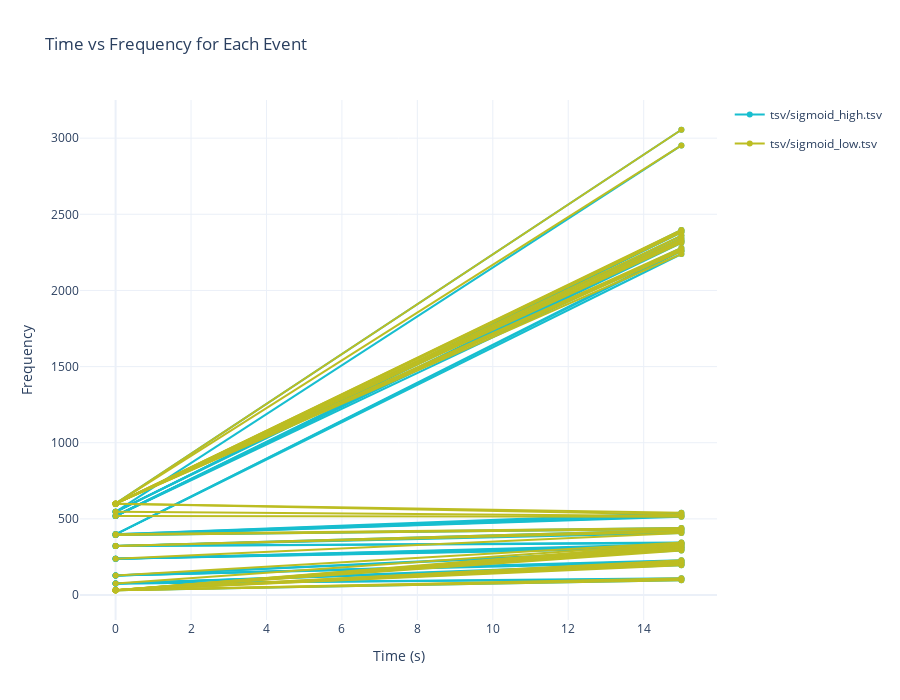

The notebook cell saved with this chart:
### Markdown cell above
2D visualization for tsv data with time domain

### Code cell
from py_scripts.multiplotter import plot_combined

plot_combined(files=['tsv/sigmoid_high.tsv', 'tsv/sigmoid_low.tsv'])

# use following syntax:
# files = ['file1.tsv']
# dfs = [df2]
# labels = ["Label for df2"]
# plot_combined(files=files, dfs=dfs, labels=labels)

### Figure 1 — Plotly figure (JSON) as saved in the notebook; plotly's stock layout.template omitted (floating-point values rounded to 4 significant figures)
{"data": [{"legendgroup": "tsv/sigmoid_high.tsv", "line": {"color": "#17becf", "width": 2}, "mode": "lines+markers", "name": "tsv/sigmoid_high.tsv", "showlegend": true, "type": "scatter", "x": [0, 15], "y": [31.25, 97.37]}, {"legendgroup": "tsv/sigmoid_high.tsv", "line": {"color": "#17becf", "width": 2}, "mode": "lines+markers", "name": "tsv/sigmoid_high.tsv", "showlegend": false, "type": "scatter", "x": [0, 15], "y": [75, 105.3]}, {"legendgroup": "tsv/sigmoid_high.tsv", "line": {"color": "#17becf", "width": 2}, "mode": "lines+markers", "name": "tsv/sigmoid_high.tsv", "showlegend": false, "type": "scatter", "x": [0, 15], "y": [75, 110.5]}, {"legendgroup": "tsv/sigmoid_high.tsv", "line": {"color": "#17becf", "width": 2}, "mode": "lines+markers", "name": "tsv/sigmoid_high.tsv", "showlegend": false, "type": "scatter", "x": [0, 15], "y": [75, 194.7]}, {"legendgroup": "tsv/sigmoid_high.tsv", "line": {"color": "#17becf", "width": 2}, "mode": "lines+markers", "name": "tsv/sigmoid_high.tsv", "showlegend": false, "type": "scatter", "x": [0, 15], "y": [75, 202.6]}, {"legendgroup": "tsv/sigmoid_high.tsv", "line": {"color": "#17becf", "width": 2}, "mode": "lines+markers", "name": "tsv/sigmoid_high.tsv", "showlegend": false, "type": "scatter", "x": [0, 15], "y": [75, 210.5]}, {"legendgroup": "tsv/sigmoid_high.tsv", "line": {"color": "#17becf", "width": 2}, "mode": "lines+markers", "name": "tsv/sigmoid_high.tsv", "showlegend": false, "type": "scatter", "x": [0, 15], "y": [127.5, 215.8]}, {"legendgroup": "tsv/sigmoid_high.tsv", "line": {"color": "#17becf", "width": 2}, "mode": "lines+markers", "name": "tsv/sigmoid_high.tsv", "showlegend": false, "type": "scatter", "x": [0, 15], "y": [127.5, 223.7]}, {"legendgroup": "tsv/sigmoid_high.tsv", "line": {"color": "#17becf", "width": 2}, "mode": "lines+markers", "name": "tsv/sigmoid_high.tsv", "showlegend": false, "type": "scatter", "x": [0, 15], "y": [127.5, 228.9]}, {"legendgroup": "tsv/sigmoid_high.tsv", "line": {"color": "#17becf", "width": 2}, "mode": "lines+markers", "name": "tsv/sigmoid_high.tsv", "showlegend": false, "type": "scatter", "x": [0, 15], "y": [127.5, 292.1]}, {"legendgroup": "tsv/sigmoid_high.tsv", "line": {"color": "#17becf", "width": 2}, "mode": "lines+markers", "name": "tsv/sigmoid_high.tsv", "showlegend": false, "type": "scatter", "x": [0, 15], "y": [127.5, 300]}, {"legendgroup": "tsv/sigmoid_high.tsv", "line": {"color": "#17becf", "width": 2}, "mode": "lines+markers", "name": "tsv/sigmoid_high.tsv", "showlegend": false, "type": "scatter", "x": [0, 15], "y": [238.8, 307.9]}, {"legendgroup": "tsv/sigmoid_high.tsv", "line": {"color": "#17becf", "width": 2}, "mode": "lines+markers", "name": "tsv/sigmoid_high.tsv", "showlegend": false, "type": "scatter", "x": [0, 15], "y": [238.8, 313.2]}, {"legendgroup": "tsv/sigmoid_high.tsv", "line": {"color": "#17becf", "width": 2}, "mode": "lines+markers", "name": "tsv/sigmoid_high.tsv", "showlegend": false, "type": "scatter", "x": [0, 15], "y": [238.8, 321.1]}, {"legendgroup": "tsv/sigmoid_high.tsv", "line": {"color": "#17becf", "width": 2}, "mode": "lines+markers", "name": "tsv/sigmoid_high.tsv", "showlegend": false, "type": "scatter", "x": [0, 15], "y": [238.8, 328.9]}, {"legendgroup": "tsv/sigmoid_high.tsv", "line": {"color": "#17becf", "width": 2}, "mode": "lines+markers", "name": "tsv/sigmoid_high.tsv", "showlegend": false, "type": "scatter", "x": [0, 15], "y": [238.8, 334.2]}, {"legendgroup": "tsv/sigmoid_high.tsv", "line": {"color": "#17becf", "width": 2}, "mode": "lines+markers", "name": "tsv/sigmoid_high.tsv", "showlegend": false, "type": "scatter", "x": [0, 15], "y": [321.2, 339.5]}, {"legendgroup": "tsv/sigmoid_high.tsv", "line": {"color": "#17becf", "width": 2}, "mode": "lines+markers", "name": "tsv/sigmoid_high.tsv", "showlegend": false, "type": "scatter", "x": [0, 15], "y": [321.2, 344.7]}, {"legendgroup": "tsv/sigmoid_high.tsv", "line": {"color": "#17becf", "width": 2}, "mode": "lines+markers", "name": "tsv/sigmoid_high.tsv", "showlegend": false, "type": "scatter", "x": [0, 15], "y": [321.2, 407.9]}, {"legendgroup": "tsv/sigmoid_high.tsv", "line": {"color": "#17becf", "width": 2}, "mode": "lines+markers", "name": "tsv/sigmoid_high.tsv", "showlegend": false, "type": "scatter", "x": [0, 15], "y": [321.2, 415.8]}, {"legendgroup": "tsv/sigmoid_high.tsv", "line": {"color": "#17becf", "width": 2}, "mode": "lines+markers", "name": "tsv/sigmoid_high.tsv", "showlegend": false, "type": "scatter", "x": [0, 15], "y": [321.2, 426.3]}, {"legendgroup": "tsv/sigmoid_high.tsv", "line": {"color": "#17becf", "width": 2}, "mode": "lines+markers", "name": "tsv/sigmoid_high.tsv", "showlegend": false, "type": "scatter", "x": [0, 15], "y": [393.8, 434.2]}, {"legendgroup": "tsv/sigmoid_high.tsv", "line": {"color": "#17becf", "width": 2}, "mode": "lines+markers", "name": "tsv/sigmoid_high.tsv", "showlegend": false, "type": "scatter", "x": [0, 15], "y": [393.8, 439.5]}, {"legendgroup": "tsv/sigmoid_high.tsv", "line": {"color": "#17becf", "width": 2}, "mode": "lines+markers", "name": "tsv/sigmoid_high.tsv", "showlegend": false, "type": "scatter", "x": [0, 15], "y": [393.8, 513.2]}, {"legendgroup": "tsv/sigmoid_high.tsv", "line": {"color": "#17becf", "width": 2}, "mode": "lines+markers", "name": "tsv/sigmoid_high.tsv", "showlegend": false, "type": "scatter", "x": [0, 15], "y": [393.8, 518.4]}, {"legendgroup": "tsv/sigmoid_high.tsv", "line": {"color": "#17becf", "width": 2}, "mode": "lines+markers", "name": "tsv/sigmoid_high.tsv", "showlegend": false, "type": "scatter", "x": [0, 15], "y": [398.8, 528.9]}, {"legendgroup": "tsv/sigmoid_high.tsv", "line": {"color": "#17becf", "width": 2}, "mode": "lines+markers", "name": "tsv/sigmoid_high.tsv", "showlegend": false, "type": "scatter", "x": [0, 15], "y": [398.8, 539.5]}, {"legendgroup": "tsv/sigmoid_high.tsv", "line": {"color": "#17becf", "width": 2}, "mode": "lines+markers", "name": "tsv/sigmoid_high.tsv", "showlegend": false, "type": "scatter", "x": [0, 15], "y": [398.8, 2239.0]}, {"legendgroup": "tsv/sigmoid_high.tsv", "line": {"color": "#17becf", "width": 2}, "mode": "lines+markers", "name": "tsv/sigmoid_high.tsv", "showlegend": false, "type": "scatter", "x": [0, 15], "y": [398.8, 2258.0]}, {"legendgroup": "tsv/sigmoid_high.tsv", "line": {"color": "#17becf", "width": 2}, "mode": "lines+markers", "name": "tsv/sigmoid_high.tsv", "showlegend": false, "type": "scatter", "x": [0, 15], "y": [398.8, 2266.0]}, {"legendgroup": "tsv/sigmoid_high.tsv", "line": {"color": "#17becf", "width": 2}, "mode": "lines+markers", "name": "tsv/sigmoid_high.tsv", "showlegend": false, "type": "scatter", "x": [0, 15], "y": [518.8, 2279.0]}, {"legendgroup": "tsv/sigmoid_high.tsv", "line": {"color": "#17becf", "width": 2}, "mode": "lines+markers", "name": "tsv/sigmoid_high.tsv", "showlegend": false, "type": "scatter", "x": [0, 15], "y": [518.8, 2313.0]}, {"legendgroup": "tsv/sigmoid_high.tsv", "line": {"color": "#17becf", "width": 2}, "mode": "lines+markers", "name": "tsv/sigmoid_high.tsv", "showlegend": false, "type": "scatter", "x": [0, 15], "y": [518.8, 2324.0]}, {"legendgroup": "tsv/sigmoid_high.tsv", "line": {"color": "#17becf", "width": 2}, "mode": "lines+markers", "name": "tsv/sigmoid_high.tsv", "showlegend": false, "type": "scatter", "x": [0, 15], "y": [518.8, 2332.0]}, {"legendgroup": "tsv/sigmoid_high.tsv", "line": {"color": "#17becf", "width": 2}, "mode": "lines+markers", "name": "tsv/sigmoid_high.tsv", "showlegend": false, "type": "scatter", "x": [0, 15], "y": [518.8, 2345.0]}, {"legendgroup": "tsv/sigmoid_high.tsv", "line": {"color": "#17becf", "width": 2}, "mode": "lines+markers", "name": "tsv/sigmoid_high.tsv", "showlegend": false, "type": "scatter", "x": [0, 15], "y": [546.2, 2361.0]}, {"legendgroup": "tsv/sigmoid_high.tsv", "line": {"color": "#17becf", "width": 2}, "mode": "lines+markers", "name": "tsv/sigmoid_high.tsv", "showlegend": false, "type": "scatter", "x": [0, 15], "y": [546.2, 2382.0]}, {"legendgroup": "tsv/sigmoid_high.tsv", "line": {"color": "#17becf", "width": 2}, "mode": "lines+markers", "name": "tsv/sigmoid_high.tsv", "showlegend": false, "type": "scatter", "x": [0, 15], "y": [546.2, 2392.0]}, {"legendgroup": "tsv/sigmoid_high.tsv", "line": {"color": "#17becf", "width": 2}, "mode": "lines+markers", "name": "tsv/sigmoid_high.tsv", "showlegend": false, "type": "scatter", "x": [0, 15], "y": [546.2, 2397.0]}, {"legendgroup": "tsv/sigmoid_high.tsv", "line": {"color": "#17becf", "width": 2}, "mode": "lines+markers", "name": "tsv/sigmoid_high.tsv", "showlegend": false, "type": "scatter", "x": [0, 15], "y": [546.2, 2953.0]}, {"legendgroup": "tsv/sigmoid_high.tsv", "line": {"color": "#17becf", "width": 2}, "mode": "lines+markers", "name": "tsv/sigmoid_high.tsv", "showlegend": false, "type": "scatter", "x": [0, 15], "y": [600, 3055.0]}, {"legendgroup": "tsv/sigmoid_low.tsv", "line": {"color": "#bcbd22", "width": 2}, "mode": "lines+markers", "name": "tsv/sigmoid_low.tsv", "showlegend": true, "type": "scatter", "x": [0, 15], "y": [31.25, 97.37]}, {"legendgroup": "tsv/sigmoid_low.tsv", "line": {"color": "#bcbd22", "width": 2}, "mode": "lines+markers", "name": "tsv/sigmoid_low.tsv", "showlegend": false, "type": "scatter", "x": [0, 15], "y": [31.25, 105.3]}, {"legendgroup": "tsv/sigmoid_low.tsv", "line": {"color": "#bcbd22", "width": 2}, "mode": "lines+markers", "name": "tsv/sigmoid_low.tsv", "showlegend": false, "type": "scatter", "x": [0, 15], "y": [31.25, 110.5]}, {"legendgroup": "tsv/sigmoid_low.tsv", "line": {"color": "#bcbd22", "width": 2}, "mode": "lines+markers", "name": "tsv/sigmoid_low.tsv", "showlegend": false, "type": "scatter", "x": [0, 15], "y": [31.25, 194.7]}, {"legendgroup": "tsv/sigmoid_low.tsv", "line": {"color": "#bcbd22", "width": 2}, "mode": "lines+markers", "name": "tsv/sigmoid_low.tsv", "showlegend": false, "type": "scatter", "x": [0, 15], "y": [31.25, 202.6]}, {"legendgroup": "tsv/sigmoid_low.tsv", "line": {"color": "#bcbd22", "width": 2}, "mode": "lines+markers", "name": "tsv/sigmoid_low.tsv", "showlegend": false, "type": "scatter", "x": [0, 15], "y": [31.25, 210.5]}, {"legendgroup": "tsv/sigmoid_low.tsv", "line": {"color": "#bcbd22", "width": 2}, "mode": "lines+markers", "name": "tsv/sigmoid_low.tsv", "showlegend": false, "type": "scatter", "x": [0, 15], "y": [31.25, 215.8]}, {"legendgroup": "tsv/sigmoid_low.tsv", "line": {"color": "#bcbd22", "width": 2}, "mode": "lines+markers", "name": "tsv/sigmoid_low.tsv", "showlegend": false, "type": "scatter", "x": [0, 15], "y": [31.25, 223.7]}, {"legendgroup": "tsv/sigmoid_low.tsv", "line": {"color": "#bcbd22", "width": 2}, "mode": "lines+markers", "name": "tsv/sigmoid_low.tsv", "showlegend": false, "type": "scatter", "x": [0, 15], "y": [31.25, 228.9]}, {"legendgroup": "tsv/sigmoid_low.tsv", "line": {"color": "#bcbd22", "width": 2}, "mode": "lines+markers", "name": "tsv/sigmoid_low.tsv", "showlegend": false, "type": "scatter", "x": [0, 15], "y": [31.25, 292.1]}, {"legendgroup": "tsv/sigmoid_low.tsv", "line": {"color": "#bcbd22", "width": 2}, "mode": "lines+markers", "name": "tsv/sigmoid_low.tsv", "showlegend": false, "type": "scatter", "x": [0, 15], "y": [31.25, 300]}, {"legendgroup": "tsv/sigmoid_low.tsv", "line": {"color": "#bcbd22", "width": 2}, "mode": "lines+markers", "name": "tsv/sigmoid_low.tsv", "showlegend": false, "type": "scatter", "x": [0, 15], "y": [31.25, 307.9]}, {"legendgroup": "tsv/sigmoid_low.tsv", "line": {"color": "#bcbd22", "width": 2}, "mode": "lines+markers", "name": "tsv/sigmoid_low.tsv", "showlegend": false, "type": "scatter", "x": [0, 15], "y": [31.25, 313.2]}, {"legendgroup": "tsv/sigmoid_low.tsv", "line": {"color": "#bcbd22", "width": 2}, "mode": "lines+markers", "name": "tsv/sigmoid_low.tsv", "showlegend": false, "type": "scatter", "x": [0, 15], "y": [31.25, 321.1]}, {"legendgroup": "tsv/sigmoid_low.tsv", "line": {"color": "#bcbd22", "width": 2}, "mode": "lines+markers", "name": "tsv/sigmoid_low.tsv", "showlegend": false, "type": "scatter", "x": [0, 15], "y": [31.25, 328.9]}, {"legendgroup": "tsv/sigmoid_low.tsv", "line": {"color": "#bcbd22", "width": 2}, "mode": "lines+markers", "name": "tsv/sigmoid_low.tsv", "showlegend": false, "type": "scatter", "x": [0, 15], "y": [31.25, 334.2]}, {"legendgroup": "tsv/sigmoid_low.tsv", "line": {"color": "#bcbd22", "width": 2}, "mode": "lines+markers", "name": "tsv/sigmoid_low.tsv", "showlegend": false, "type": "scatter", "x": [0, 15], "y": [75, 339.5]}, {"legendgroup": "tsv/sigmoid_low.tsv", "line": {"color": "#bcbd22", "width": 2}, "mode": "lines+markers", "name": "tsv/sigmoid_low.tsv", "showlegend": false, "type": "scatter", "x": [0, 15], "y": [127.5, 344.7]}, {"legendgroup": "tsv/sigmoid_low.tsv", "line": {"color": "#bcbd22", "width": 2}, "mode": "lines+markers", "name": "tsv/sigmoid_low.tsv", "showlegend": false, "type": "scatter", "x": [0, 15], "y": [238.8, 407.9]}, {"legendgroup": "tsv/sigmoid_low.tsv", "line": {"color": "#bcbd22", "width": 2}, "mode": "lines+markers", "name": "tsv/sigmoid_low.tsv", "showlegend": false, "type": "scatter", "x": [0, 15], "y": [321.2, 415.8]}, {"legendgroup": "tsv/sigmoid_low.tsv", "line": {"color": "#bcbd22", "width": 2}, "mode": "lines+markers", "name": "tsv/sigmoid_low.tsv", "showlegend": false, "type": "scatter", "x": [0, 15], "y": [321.2, 426.3]}, {"legendgroup": "tsv/sigmoid_low.tsv", "line": {"color": "#bcbd22", "width": 2}, "mode": "lines+markers", "name": "tsv/sigmoid_low.tsv", "showlegend": false, "type": "scatter", "x": [0, 15], "y": [393.8, 434.2]}, {"legendgroup": "tsv/sigmoid_low.tsv", "line": {"color": "#bcbd22", "width": 2}, "mode": "lines+markers", "name": "tsv/sigmoid_low.tsv", "showlegend": false, "type": "scatter", "x": [0, 15], "y": [398.8, 439.5]}, {"legendgroup": "tsv/sigmoid_low.tsv", "line": {"color": "#bcbd22", "width": 2}, "mode": "lines+markers", "name": "tsv/sigmoid_low.tsv", "showlegend": false, "type": "scatter", "x": [0, 15], "y": [518.8, 513.2]}, {"legendgroup": "tsv/sigmoid_low.tsv", "line": {"color": "#bcbd22", "width": 2}, "mode": "lines+markers", "name": "tsv/sigmoid_low.tsv", "showlegend": false, "type": "scatter", "x": [0, 15], "y": [546.2, 518.4]}, {"legendgroup": "tsv/sigmoid_low.tsv", "line": {"color": "#bcbd22", "width": 2}, "mode": "lines+markers", "name": "tsv/sigmoid_low.tsv", "showlegend": false, "type": "scatter", "x": [0, 15], "y": [600, 528.9]}, {"legendgroup": "tsv/sigmoid_low.tsv", "line": {"color": "#bcbd22", "width": 2}, "mode": "lines+markers", "name": "tsv/sigmoid_low.tsv", "showlegend": false, "type": "scatter", "x": [0, 15], "y": [600, 539.5]}, {"legendgroup": "tsv/sigmoid_low.tsv", "line": {"color": "#bcbd22", "width": 2}, "mode": "lines+markers", "name": "tsv/sigmoid_low.tsv", "showlegend": false, "type": "scatter", "x": [0, 15], "y": [600, 2239.0]}, {"legendgroup": "tsv/sigmoid_low.tsv", "line": {"color": "#bcbd22", "width": 2}, "mode": "lines+markers", "name": "tsv/sigmoid_low.tsv", "showlegend": false, "type": "scatter", "x": [0, 15], "y": [600, 2258.0]}, {"legendgroup": "tsv/sigmoid_low.tsv", "line": {"color": "#bcbd22", "width": 2}, "mode": "lines+markers", "name": "tsv/sigmoid_low.tsv", "showlegend": false, "type": "scatter", "x": [0, 15], "y": [600, 2266.0]}, {"legendgroup": "tsv/sigmoid_low.tsv", "line": {"color": "#bcbd22", "width": 2}, "mode": "lines+markers", "name": "tsv/sigmoid_low.tsv", "showlegend": false, "type": "scatter", "x": [0, 15], "y": [600, 2279.0]}, {"legendgroup": "tsv/sigmoid_low.tsv", "line": {"color": "#bcbd22", "width": 2}, "mode": "lines+markers", "name": "tsv/sigmoid_low.tsv", "showlegend": false, "type": "scatter", "x": [0, 15], "y": [600, 2313.0]}, {"legendgroup": "tsv/sigmoid_low.tsv", "line": {"color": "#bcbd22", "width": 2}, "mode": "lines+markers", "name": "tsv/sigmoid_low.tsv", "showlegend": false, "type": "scatter", "x": [0, 15], "y": [600, 2324.0]}, {"legendgroup": "tsv/sigmoid_low.tsv", "line": {"color": "#bcbd22", "width": 2}, "mode": "lines+markers", "name": "tsv/sigmoid_low.tsv", "showlegend": false, "type": "scatter", "x": [0, 15], "y": [600, 2332.0]}, {"legendgroup": "tsv/sigmoid_low.tsv", "line": {"color": "#bcbd22", "width": 2}, "mode": "lines+markers", "name": "tsv/sigmoid_low.tsv", "showlegend": false, "type": "scatter", "x": [0, 15], "y": [600, 2345.0]}, {"legendgroup": "tsv/sigmoid_low.tsv", "line": {"color": "#bcbd22", "width": 2}, "mode": "lines+markers", "name": "tsv/sigmoid_low.tsv", "showlegend": false, "type": "scatter", "x": [0, 15], "y": [600, 2361.0]}, {"legendgroup": "tsv/sigmoid_low.tsv", "line": {"color": "#bcbd22", "width": 2}, "mode": "lines+markers", "name": "tsv/sigmoid_low.tsv", "showlegend": false, "type": "scatter", "x": [0, 15], "y": [600, 2382.0]}, {"legendgroup": "tsv/sigmoid_low.tsv", "line": {"color": "#bcbd22", "width": 2}, "mode": "lines+markers", "name": "tsv/sigmoid_low.tsv", "showlegend": false, "type": "scatter", "x": [0, 15], "y": [600, 2392.0]}, {"legendgroup": "tsv/sigmoid_low.tsv", "line": {"color": "#bcbd22", "width": 2}, "mode": "lines+markers", "name": "tsv/sigmoid_low.tsv", "showlegend": false, "type": "scatter", "x": [0, 15], "y": [600, 2397.0]}, {"legendgroup": "tsv/sigmoid_low.tsv", "line": {"color": "#bcbd22", "width": 2}, "mode": "lines+markers", "name": "tsv/sigmoid_low.tsv", "showlegend": false, "type": "scatter", "x": [0, 15], "y": [600, 2953.0]}, {"legendgroup": "tsv/sigmoid_low.tsv", "line": {"color": "#bcbd22", "width": 2}, "mode": "lines+markers", "name": "tsv/sigmoid_low.tsv", "showlegend": false, "type": "scatter", "x": [0, 15], "y": [600, 3055.0]}], "layout": {"height": 700, "title": {"text": "Time vs Frequency for Each Event"}, "width": 900, "xaxis": {"autorange": true, "range": [-0.9482, 15.95], "title": {"text": "Time (s)"}, "type": "linear"}, "yaxis": {"autorange": true, "range": [-164.1, 3251.0], "title": {"text": "Frequency"}, "type": "linear"}}}
